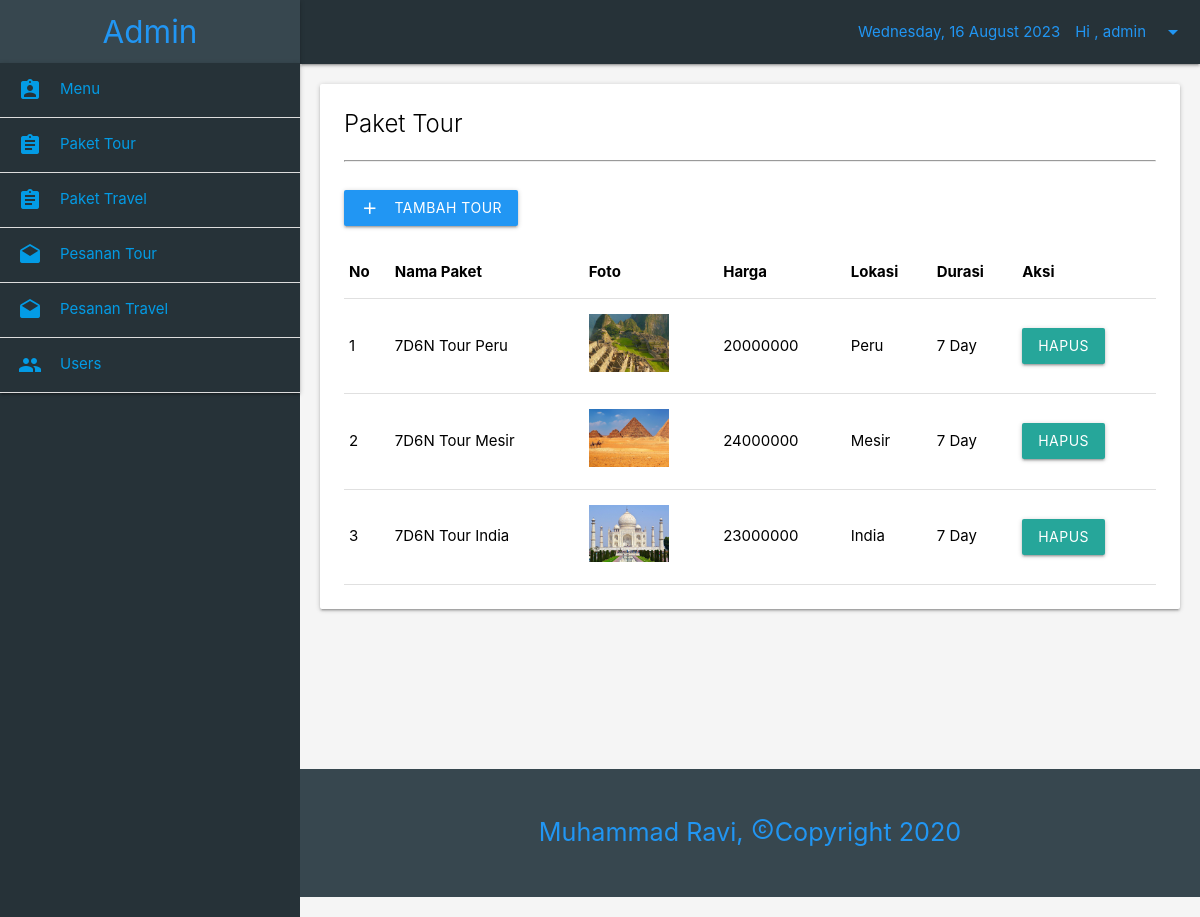
The page /admin/tour.php (signed in) on the database its author committed.
### tables this page shows
CREATE TABLE `tour` (
  `id_tour` int(11) NOT NULL,
  `nama_tour` varchar(100) NOT NULL,
  `gambar` varchar(255) NOT NULL,
  `harga` varchar(100) NOT NULL,
  `lokasi` varchar(100) NOT NULL,
  `durasi` varchar(100) NOT NULL,
  `tanggal_berangkat` date DEFAULT NULL,
  `tanggal_berangkat2` date DEFAULT NULL,
  `tanggal_berangkat3` date DEFAULT NULL
);

### admin/config.php (called while the page is built, shortened)
<?php
$koneksi = mysqli_connect("localhost", "root", "", "db_tour_travel");
function query($query) {
	global $koneksi;
	$result = mysqli_query($koneksi, $query);
	$rows = [];
	while ( $row = mysqli_fetch_assoc($result)) {
		$rows[] = $row;
	}
	return $rows;
}
 ?>

### admin/tour.php (the view, shortened to what this page needs)
<?php
require 'config.php';
$tour = query("SELECT * FROM tour");
 ?>
<!DOCTYPE html>
<html lang="en">
<head>
      <link rel="stylesheet" href="css/icon.css">
      <link type="text/css" rel="stylesheet" href="css/materialize.min.css"  media="screen,projection"/>
      <link rel="stylesheet" type="text/css" href="css/style.css?=1.1">
</head>
<body class="grey lighten-4">
    <div class="row">
        <?php include('sidebar.php'); ?>
      <div class="col s9" style="padding-right: 0; padding-left: 0; /*height: 992px;*/ float: right;">
        <?php include('nav.php'); ?>
        <div class="travel" style="margin-left: 20px;margin-right: 20px; margin-top: 20px;">
        <div class="card white">
        <div class="card-content black-text">
          <span class="card-title" style="margin-bottom: 20px;">Paket Tour</span>
          <hr>
          <a href="tambahtour.php" class="waves-effect waves-light btn blue" style="margin-top: 20px; margin-bottom: 20px;"><i class="material-icons left">add</i>Tambah Tour</a>
          <table class="responsive-table">
        <thead>
          <tr>
              <th>No</th>
              <th>Nama Paket</th>
              <th>Foto</th>
              <th>Harga</th>
              <th>Lokasi</th>
              <th>Durasi</th>
              <th>Aksi</th>
          </tr>
        </thead>
        <tbody>
          <?php $i =1; ?>
          <?php foreach( $tour as $data) : ?>
          <tr>
            <td><?php echo $i; ?></td>
            <td><?php echo $data["nama_tour"]; ?></td>
            <td><img class="responsive-img" width="80px" height="80px" src="tour/<?php echo $data["gambar"]; ?>"></td>
            <td><?php echo $data["harga"]; ?></td>
            <td><?php echo $data["lokasi"]; ?></td>
            <td><?php echo $data["durasi"]; ?></td>
            <td><a href="hapustour.php?id=<?php echo $data["id_tour"]; ?>" class="waves-effect waves-light btn">Hapus</a>
          </tr>
          <?php $i++; ?>
        <?php endforeach; ?>
        </tbody>
      </table>
        </div>
      </div>
      </div>
        <?php include('footer.php'); ?>
      </div>
    </div>
</body>
</html>

### rows shown on the page
tour: nama_tour "7D6N Tour Peru", gambar (picture), harga "20000000", lokasi "Peru", durasi "7 Day"
tour: nama_tour "7D6N Tour Mesir", gambar (picture), harga "24000000", lokasi "Mesir", durasi "7 Day"
tour: nama_tour "7D6N Tour India", gambar (picture), harga "23000000", lokasi "India", durasi "7 Day"

### other values the page prints
$_SESSION["admin"] "admin"
